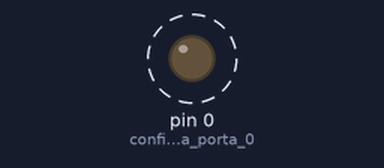
Recording of a sketch running on a simulated Arduino Uno, built with avr-gcc and run on an emulated ATmega328P. Parts: output pins drawn as LEDs (lit = HIGH). Dashed ring = blinking.

Above: at 0.5 s.
Timing chart, 0 to 4.6 s (numbered marks = the images above):
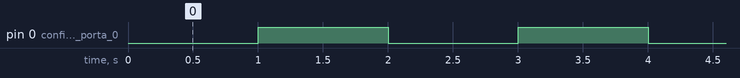

Measured:
- by itself, pin 0 (configura_porta_0): alternates HIGH for 1.0 s and LOW for 1.0 s

The sketch:

Exemplo1_Pisca_LED.ino
```cpp
/******************************************
  Venturus - Centro de Inovação Tecnológica

  Exemplo 1 - Pisca LED com delay()

  @Author: Pedro Dionísio
  @Date: July/2016
******************************************/

// Setup é executada apenas na inicialização
void setup() {
  pinMode(0, OUTPUT); // configura porta 0 (LED vermelho) como saída
}

// Função executada sem parar
void loop() {
  digitalWrite(0, LOW); // liga o LED
  delay(1000);          // aguarda 1 segundo
  digitalWrite(0, HIGH);// desliga o LED
  delay(1000);          // aguarda 1 segundo
}
```
